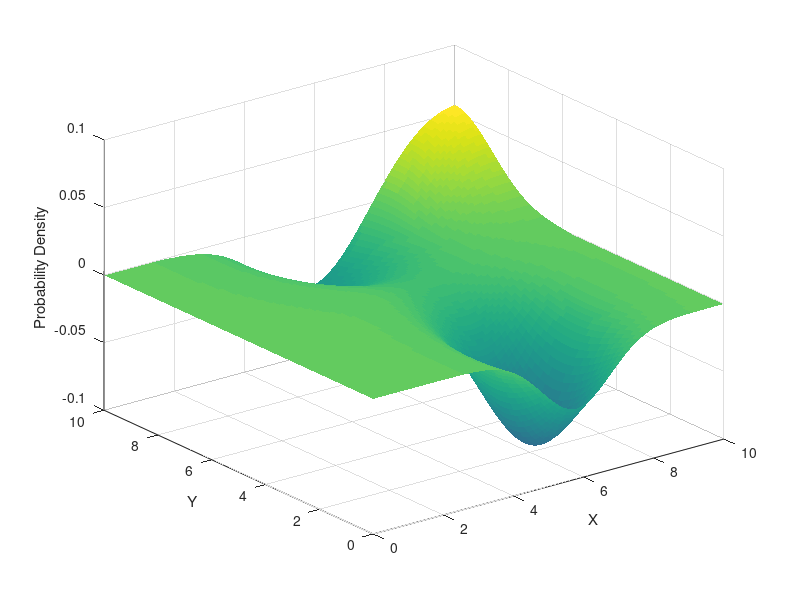

Write the MATLAB code that produced this figure. (Note: this script raises an error after producing the figure.)
%% Varables
Resolution = 0.1;
Range_min = 0;
Range_max = 10;
SD_min = 1;
SD_max = 4;%0;
Number_of_Hotspots = 3;
Mat_Size = (((Range_max-Range_min)*(1/Resolution))+1)^2;
Hot_Spots = zeros(Mat_Size,1);

%% genarate a coradanate grid                   %Range???
x = Range_min:Resolution:Range_max;                                         % [low lim : resalution : up lim]
y = Range_min:Resolution:Range_max;

[X,Y] = meshgrid(x,y);                                                      % ???

%% Genarate selected number of hotspots
for a=1:Number_of_Hotspots
    %% Random number genarators
    Pos_X = randi([Range_min Range_max],1);
    Pos_Y = randi([Range_min Range_max],1);
    Shape_X = randi([SD_min SD_max],1);%/10;
    Shape_Y = randi([SD_min SD_max],1);%/10;
    
    Good_Bad = randi([1 2],1);                                                   % determin if the hotspot is of good or bad quilaty
    
    %% Hotspot info
    Pos = [Pos_X Pos_Y];
    Shape = [Shape_X .3; .3 Shape_Y];                                       % shape [(width of x) (?) ; (?) (width of y)]
    
    %% Make hotspots
    HotSpot = mvnpdf([X(:) Y(:)],Pos,Shape);
    if Good_Bad == 1
        Hot_Spots = Hot_Spots - HotSpot;
    else
        Hot_Spots = Hot_Spots + HotSpot;
    end
    
end

%% reshape???
Hot_Spots = reshape(Hot_Spots,length(y),length(x));


%% plots
% 3d "surface" plot
figure;
Surf_plot = surf(x,y,Hot_Spots);
set(Surf_plot,'edgecolor','none');                                          % Remove gridlines
caxis([min(Hot_Spots(:))-.5*range(Hot_Spots(:)),max(Hot_Spots(:))]);
% lables
xlabel('X');
ylabel('Y');
zlabel('Probability Density');


% heatmap
figure;
Heat_map = heatmap(Hot_Spots);
Heat_map.GridVisible = 'off';                                               % Remove gridlines
colormap('jet');                                                            % Set colour scale 'jet'= clearest for humans

